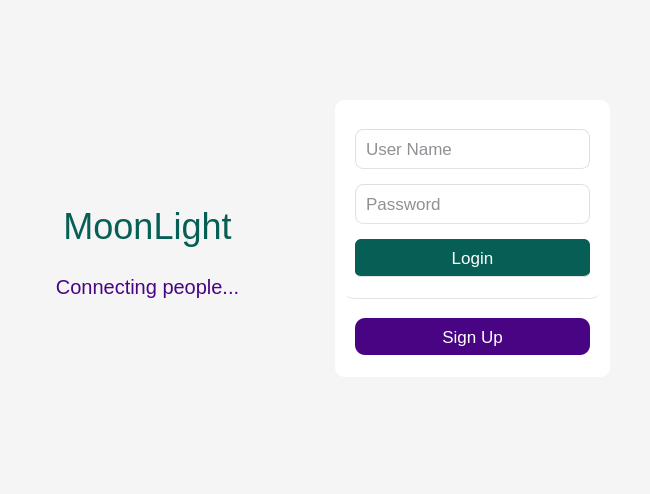
<?xml version="1.0" encoding="UTF-8"?>
<ui version="4.0">
 <class>Authentication</class>
 <widget class="QDialog" name="Authentication">
  <property name="geometry">
   <rect>
    <x>0</x>
    <y>0</y>
    <width>650</width>
    <height>494</height>
   </rect>
  </property>
  <property name="windowTitle">
   <string>Dialog</string>
  </property>
  <property name="styleSheet">
   <string notr="true">background-color:#F5F5F5;</string>
  </property>
  <layout class="QHBoxLayout" name="horizontalLayout">
   <property name="spacing">
    <number>0</number>
   </property>
   <property name="leftMargin">
    <number>0</number>
   </property>
   <property name="topMargin">
    <number>0</number>
   </property>
   <property name="rightMargin">
    <number>0</number>
   </property>
   <property name="bottomMargin">
    <number>0</number>
   </property>
   <item>
    <layout class="QVBoxLayout" name="verticalLayout" stretch="0">
     <property name="spacing">
      <number>0</number>
     </property>
     <item>
      <widget class="QWidget" name="widget_2" native="true">
       <layout class="QHBoxLayout" name="horizontalLayout_2">
        <property name="spacing">
         <number>0</number>
        </property>
        <property name="leftMargin">
         <number>0</number>
        </property>
        <property name="topMargin">
         <number>0</number>
        </property>
        <property name="rightMargin">
         <number>0</number>
        </property>
        <property name="bottomMargin">
         <number>0</number>
        </property>
        <item>
         <widget class="QStackedWidget" name="stackedWidget">
          <property name="currentIndex">
           <number>0</number>
          </property>
          <widget class="QWidget" name="page_5">
           <property name="styleSheet">
            <string notr="true"/>
           </property>
           <layout class="QHBoxLayout" name="horizontalLayout_7">
            <property name="spacing">
             <number>0</number>
            </property>
            <property name="leftMargin">
             <number>0</number>
            </property>
            <property name="topMargin">
             <number>0</number>
            </property>
            <property name="rightMargin">
             <number>0</number>
            </property>
            <property name="bottomMargin">
             <number>0</number>
            </property>
            <item>
             <layout class="QHBoxLayout" name="horizontalLayout_8" stretch="5,6">
              <property name="spacing">
               <number>0</number>
              </property>
              <item>
               <widget class="QWidget" name="widget_7" native="true">
                <layout class="QGridLayout" name="gridLayout_3">
                 <item row="1" column="0">
                  <widget class="QWidget" name="widget_8" native="true">
                   <layout class="QHBoxLayout" name="horizontalLayout_9">
                    <item>
                     <layout class="QVBoxLayout" name="verticalLayout_5" stretch="0,0">
                      <property name="spacing">
                       <number>0</number>
                      </property>
                      <item>
                       <widget class="QLabel" name="label_3">
                        <property name="font">
                         <font>
                          <pointsize>27</pointsize>
                         </font>
                        </property>
                        <property name="styleSheet">
                         <string notr="true">
color:  	#075e54;
</string>
                        </property>
                        <property name="text">
                         <string>MoonLight</string>
                        </property>
                        <property name="alignment">
                         <set>Qt::AlignBottom|Qt::AlignHCenter</set>
                        </property>
                       </widget>
                      </item>
                      <item>
                       <widget class="QLabel" name="label_4">
                        <property name="font">
                         <font>
                          <pointsize>15</pointsize>
                         </font>
                        </property>
                        <property name="styleSheet">
                         <string notr="true">color: rgb(73, 4, 131);</string>
                        </property>
                        <property name="text">
                         <string>Connecting people...</string>
                        </property>
                        <property name="alignment">
                         <set>Qt::AlignCenter</set>
                        </property>
                       </widget>
                      </item>
                     </layout>
                    </item>
                   </layout>
                  </widget>
                 </item>
                 <item row="2" column="0">
                  <spacer name="verticalSpacer_5">
                   <property name="orientation">
                    <enum>Qt::Vertical</enum>
                   </property>
                   <property name="sizeType">
                    <enum>QSizePolicy::Fixed</enum>
                   </property>
                   <property name="sizeHint" stdset="0">
                    <size>
                     <width>20</width>
                     <height>150</height>
                    </size>
                   </property>
                  </spacer>
                 </item>
                 <item row="0" column="0">
                  <spacer name="verticalSpacer">
                   <property name="orientation">
                    <enum>Qt::Vertical</enum>
                   </property>
                   <property name="sizeType">
                    <enum>QSizePolicy::Fixed</enum>
                   </property>
                   <property name="sizeHint" stdset="0">
                    <size>
                     <width>20</width>
                     <height>150</height>
                    </size>
                   </property>
                  </spacer>
                 </item>
                </layout>
               </widget>
              </item>
              <item>
               <widget class="QWidget" name="widget_9" native="true">
                <layout class="QGridLayout" name="gridLayout_4">
                 <property name="leftMargin">
                  <number>0</number>
                 </property>
                 <property name="topMargin">
                  <number>0</number>
                 </property>
                 <property name="rightMargin">
                  <number>0</number>
                 </property>
                 <property name="bottomMargin">
                  <number>0</number>
                 </property>
                 <property name="spacing">
                  <number>0</number>
                 </property>
                 <item row="3" column="1">
                  <spacer name="verticalSpacer_8">
                   <property name="orientation">
                    <enum>Qt::Vertical</enum>
                   </property>
                   <property name="sizeType">
                    <enum>QSizePolicy::Fixed</enum>
                   </property>
                   <property name="sizeHint" stdset="0">
                    <size>
                     <width>20</width>
                     <height>100</height>
                    </size>
                   </property>
                  </spacer>
                 </item>
                 <item row="1" column="1">
                  <widget class="QWidget" name="widget_10" native="true">
                   <property name="styleSheet">
                    <string notr="true">background-color: rgb(255, 255, 255);
border:none;
border-radius:10px;</string>
                   </property>
                   <layout class="QHBoxLayout" name="horizontalLayout_10">
                    <item>
                     <layout class="QVBoxLayout" name="verticalLayout_6" stretch="3,1">
                      <item>
                       <widget class="QWidget" name="widget_11" native="true">
                        <property name="styleSheet">
                         <string notr="true">QLineEdit{
background: #FFFFFF ;
  border: 1px solid #dddfe2;
border-radius:8px;
  color: #1d2129;
padding: 8px;
}
QPushButton{

background-color:  	#075e54;

  border: none;
  border-radius: 6px;
color:#fff;
height:37px;
}
QWidget{
border-bottom: 1px solid rgb(227, 227, 227);

}</string>
                        </property>
                        <layout class="QHBoxLayout" name="horizontalLayout_11">
                         <property name="leftMargin">
                          <number>11</number>
                         </property>
                         <property name="topMargin">
                          <number>11</number>
                         </property>
                         <property name="rightMargin">
                          <number>11</number>
                         </property>
                         <property name="bottomMargin">
                          <number>11</number>
                         </property>
                         <item>
                          <layout class="QVBoxLayout" name="verticalLayout_7">
                           <property name="spacing">
                            <number>6</number>
                           </property>
                           <item>
                            <widget class="QLineEdit" name="uid">
                             <property name="font">
                              <font>
                               <pointsize>13</pointsize>
                              </font>
                             </property>
                             <property name="placeholderText">
                              <string>User Name</string>
                             </property>
                            </widget>
                           </item>
                           <item>
                            <widget class="QLineEdit" name="pass">
                             <property name="font">
                              <font>
                               <pointsize>13</pointsize>
                              </font>
                             </property>
                             <property name="placeholderText">
                              <string>Password</string>
                             </property>
                            </widget>
                           </item>
                           <item>
                            <widget class="QPushButton" name="LoginButton">
                             <property name="font">
                              <font>
                               <pointsize>13</pointsize>
                              </font>
                             </property>
                             <property name="text">
                              <string>Login</string>
                             </property>
                            </widget>
                           </item>
                          </layout>
                         </item>
                        </layout>
                       </widget>
                      </item>
                      <item>
                       <widget class="QWidget" name="widget_12" native="true">
                        <layout class="QVBoxLayout" name="verticalLayout_8">
                         <property name="leftMargin">
                          <number>11</number>
                         </property>
                         <property name="topMargin">
                          <number>11</number>
                         </property>
                         <property name="rightMargin">
                          <number>11</number>
                         </property>
                         <property name="bottomMargin">
                          <number>11</number>
                         </property>
                         <item>
                          <widget class="QPushButton" name="SignUpbutton">
                           <property name="font">
                            <font>
                             <pointsize>13</pointsize>
                            </font>
                           </property>
                           <property name="styleSheet">
                            <string notr="true">background-color: rgb(73, 4, 131);
height:37px;
color: rgb(255, 255, 255);</string>
                           </property>
                           <property name="text">
                            <string>Sign Up</string>
                           </property>
                          </widget>
                         </item>
                        </layout>
                       </widget>
                      </item>
                     </layout>
                    </item>
                   </layout>
                  </widget>
                 </item>
                 <item row="1" column="2">
                  <spacer name="horizontalSpacer_3">
                   <property name="orientation">
                    <enum>Qt::Horizontal</enum>
                   </property>
                   <property name="sizeType">
                    <enum>QSizePolicy::Fixed</enum>
                   </property>
                   <property name="sizeHint" stdset="0">
                    <size>
                     <width>40</width>
                     <height>20</height>
                    </size>
                   </property>
                  </spacer>
                 </item>
                 <item row="1" column="0">
                  <spacer name="horizontalSpacer_4">
                   <property name="orientation">
                    <enum>Qt::Horizontal</enum>
                   </property>
                   <property name="sizeType">
                    <enum>QSizePolicy::Fixed</enum>
                   </property>
                   <property name="sizeHint" stdset="0">
                    <size>
                     <width>40</width>
                     <height>20</height>
                    </size>
                   </property>
                  </spacer>
                 </item>
                 <item row="0" column="1">
                  <spacer name="verticalSpacer_2">
                   <property name="orientation">
                    <enum>Qt::Vertical</enum>
                   </property>
                   <property name="sizeType">
                    <enum>QSizePolicy::Fixed</enum>
                   </property>
                   <property name="sizeHint" stdset="0">
                    <size>
                     <width>20</width>
                     <height>100</height>
                    </size>
                   </property>
                  </spacer>
                 </item>
                 <item row="2" column="1">
                  <widget class="QLabel" name="Warning">
                   <property name="font">
                    <font>
                     <pointsize>11</pointsize>
                    </font>
                   </property>
                   <property name="styleSheet">
                    <string notr="true">color: rgb(73, 4, 131);</string>
                   </property>
                   <property name="text">
                    <string/>
                   </property>
                   <property name="alignment">
                    <set>Qt::AlignCenter</set>
                   </property>
                  </widget>
                 </item>
                </layout>
               </widget>
              </item>
             </layout>
            </item>
           </layout>
          </widget>
          <widget class="QWidget" name="page_6">
           <layout class="QGridLayout" name="gridLayout">
            <property name="leftMargin">
             <number>0</number>
            </property>
            <property name="topMargin">
             <number>0</number>
            </property>
            <property name="rightMargin">
             <number>0</number>
            </property>
            <property name="bottomMargin">
             <number>0</number>
            </property>
            <property name="spacing">
             <number>0</number>
            </property>
            <item row="0" column="0">
             <widget class="QWidget" name="widget" native="true">
              <layout class="QGridLayout" name="gridLayout_2">
               <property name="leftMargin">
                <number>0</number>
               </property>
               <property name="topMargin">
                <number>0</number>
               </property>
               <property name="rightMargin">
                <number>0</number>
               </property>
               <property name="bottomMargin">
                <number>0</number>
               </property>
               <property name="horizontalSpacing">
                <number>0</number>
               </property>
               <item row="0" column="0">
                <layout class="QVBoxLayout" name="verticalLayout_2" stretch="1,9">
                 <property name="spacing">
                  <number>0</number>
                 </property>
                 <item>
                  <widget class="QWidget" name="widget_3" native="true">
                   <property name="styleSheet">
                    <string notr="true">
background-color:  	#075e54;
</string>
                   </property>
                   <layout class="QGridLayout" name="gridLayout_6">
                    <item row="0" column="0">
                     <widget class="QWidget" name="widget_14" native="true">
                      <property name="styleSheet">
                       <string notr="true">image: url(:/images/Assets/Logo.png);</string>
                      </property>
                     </widget>
                    </item>
                    <item row="0" column="2">
                     <widget class="QWidget" name="widget_15" native="true">
                      <layout class="QHBoxLayout" name="horizontalLayout_6">
                       <property name="spacing">
                        <number>0</number>
                       </property>
                       <property name="leftMargin">
                        <number>0</number>
                       </property>
                       <property name="topMargin">
                        <number>0</number>
                       </property>
                       <property name="rightMargin">
                        <number>0</number>
                       </property>
                       <property name="bottomMargin">
                        <number>0</number>
                       </property>
                       <item>
                        <widget class="QPushButton" name="LoginButton_2">
                         <property name="font">
                          <font>
                           <family>Ubuntu</family>
                           <pointsize>13</pointsize>
                          </font>
                         </property>
                         <property name="styleSheet">
                          <string notr="true">QPushButton{

background-color:  	#075e54;

  border: none;
  border-radius: 6px;
color:#fff;
height:40px;
}
QPushButton::hover{
height:40px;
background-color: rgb(0, 120, 100);
}</string>
                         </property>
                         <property name="text">
                          <string>Login</string>
                         </property>
                        </widget>
                       </item>
                      </layout>
                     </widget>
                    </item>
                    <item row="0" column="1">
                     <spacer name="horizontalSpacer_5">
                      <property name="orientation">
                       <enum>Qt::Horizontal</enum>
                      </property>
                      <property name="sizeType">
                       <enum>QSizePolicy::Fixed</enum>
                      </property>
                      <property name="sizeHint" stdset="0">
                       <size>
                        <width>500</width>
                        <height>20</height>
                       </size>
                      </property>
                     </spacer>
                    </item>
                   </layout>
                  </widget>
                 </item>
                 <item>
                  <widget class="QWidget" name="widget_4" native="true">
                   <layout class="QGridLayout" name="gridLayout_5">
                    <item row="1" column="0">
                     <spacer name="horizontalSpacer">
                      <property name="orientation">
                       <enum>Qt::Horizontal</enum>
                      </property>
                      <property name="sizeType">
                       <enum>QSizePolicy::Fixed</enum>
                      </property>
                      <property name="sizeHint" stdset="0">
                       <size>
                        <width>170</width>
                        <height>20</height>
                       </size>
                      </property>
                     </spacer>
                    </item>
                    <item row="3" column="1">
                     <spacer name="verticalSpacer_4">
                      <property name="orientation">
                       <enum>Qt::Vertical</enum>
                      </property>
                      <property name="sizeType">
                       <enum>QSizePolicy::Fixed</enum>
                      </property>
                      <property name="sizeHint" stdset="0">
                       <size>
                        <width>20</width>
                        <height>40</height>
                       </size>
                      </property>
                     </spacer>
                    </item>
                    <item row="1" column="1">
                     <widget class="QWidget" name="widget_5" native="true">
                      <property name="styleSheet">
                       <string notr="true">background-color: rgba(255, 255, 255, 212);</string>
                      </property>
                      <layout class="QHBoxLayout" name="horizontalLayout_3">
                       <item>
                        <layout class="QVBoxLayout" name="verticalLayout_3" stretch="3,1">
                         <property name="spacing">
                          <number>0</number>
                         </property>
                         <item>
                          <widget class="QWidget" name="widget_6" native="true">
                           <property name="styleSheet">
                            <string notr="true">QLineEdit{
background: #FFFFFF ;
  border: 1px solid #dddfe2;
border-radius:8px;
  color: #1d2129;
padding: 8px;
}</string>
                           </property>
                           <layout class="QHBoxLayout" name="horizontalLayout_4">
                            <item>
                             <layout class="QVBoxLayout" name="verticalLayout_4">
                              <item>
                               <widget class="QLineEdit" name="UserName">
                                <property name="font">
                                 <font>
                                  <pointsize>13</pointsize>
                                 </font>
                                </property>
                                <property name="placeholderText">
                                 <string>User Name</string>
                                </property>
                               </widget>
                              </item>
                              <item>
                               <widget class="QLineEdit" name="UserId">
                                <property name="font">
                                 <font>
                                  <pointsize>13</pointsize>
                                 </font>
                                </property>
                                <property name="placeholderText">
                                 <string>User Id</string>
                                </property>
                               </widget>
                              </item>
                              <item>
                               <widget class="QLineEdit" name="UserPass">
                                <property name="font">
                                 <font>
                                  <pointsize>13</pointsize>
                                 </font>
                                </property>
                                <property name="placeholderText">
                                 <string>Create  Password</string>
                                </property>
                               </widget>
                              </item>
                             </layout>
                            </item>
                           </layout>
                          </widget>
                         </item>
                         <item>
                          <widget class="QWidget" name="widget_13" native="true">
                           <layout class="QHBoxLayout" name="horizontalLayout_5">
                            <item>
                             <widget class="QPushButton" name="pushButton">
                              <property name="font">
                               <font>
                                <pointsize>13</pointsize>
                               </font>
                              </property>
                              <property name="styleSheet">
                               <string notr="true">QPushButton{

background-color:  	#075e54;

  border: none;
  border-radius: 6px;
color:#fff;
height:37px;
}

QPushButton::hover{
height:40px;
background-color: rgb(0, 120, 100);
}</string>
                              </property>
                              <property name="text">
                               <string>Sign Up</string>
                              </property>
                             </widget>
                            </item>
                           </layout>
                          </widget>
                         </item>
                        </layout>
                       </item>
                      </layout>
                     </widget>
                    </item>
                    <item row="0" column="1">
                     <spacer name="verticalSpacer_3">
                      <property name="orientation">
                       <enum>Qt::Vertical</enum>
                      </property>
                      <property name="sizeType">
                       <enum>QSizePolicy::Fixed</enum>
                      </property>
                      <property name="sizeHint" stdset="0">
                       <size>
                        <width>20</width>
                        <height>40</height>
                       </size>
                      </property>
                     </spacer>
                    </item>
                    <item row="1" column="2">
                     <spacer name="horizontalSpacer_2">
                      <property name="orientation">
                       <enum>Qt::Horizontal</enum>
                      </property>
                      <property name="sizeType">
                       <enum>QSizePolicy::Fixed</enum>
                      </property>
                      <property name="sizeHint" stdset="0">
                       <size>
                        <width>170</width>
                        <height>20</height>
                       </size>
                      </property>
                     </spacer>
                    </item>
                    <item row="2" column="1">
                     <widget class="QLabel" name="label">
                      <property name="font">
                       <font>
                        <pointsize>11</pointsize>
                       </font>
                      </property>
                      <property name="styleSheet">
                       <string notr="true">color: rgb(73, 4, 131);</string>
                      </property>
                      <property name="text">
                       <string/>
                      </property>
                      <property name="alignment">
                       <set>Qt::AlignCenter</set>
                      </property>
                     </widget>
                    </item>
                   </layout>
                  </widget>
                 </item>
                </layout>
               </item>
              </layout>
             </widget>
            </item>
           </layout>
          </widget>
         </widget>
        </item>
       </layout>
      </widget>
     </item>
    </layout>
   </item>
  </layout>
 </widget>
 <resources/>
 <connections/>
</ui>
